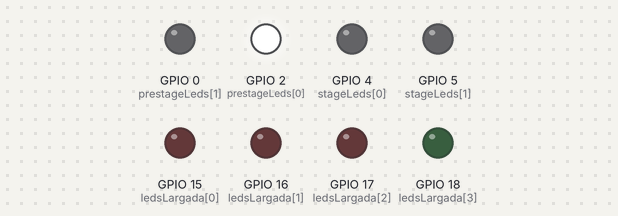
Recording of a sketch running on a simulated ESP32. On the bench: output pins drawn as LEDs (lit = HIGH).

Above: at 0.1 s.
At 2.1 s:
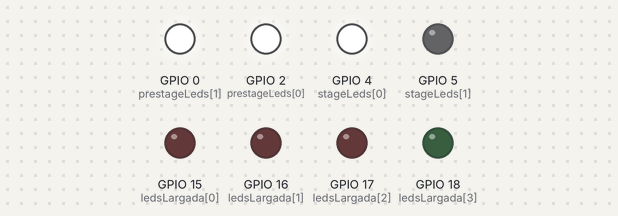
At 4.1 s:
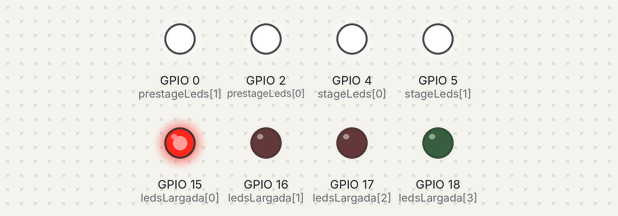
At 6.1 s:
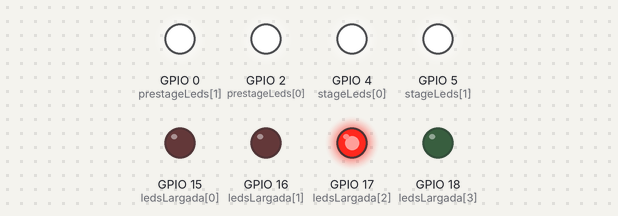
At 8.1 s:
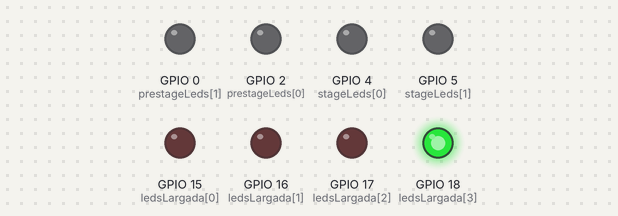
At 13.1 s:
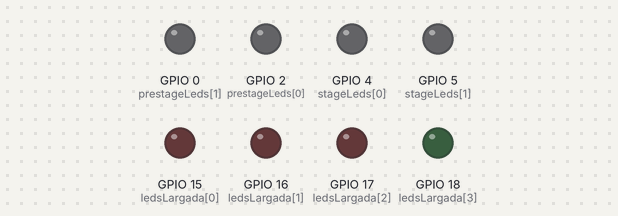
Timing chart, 0 to 14.6 s (numbered marks = the images above):
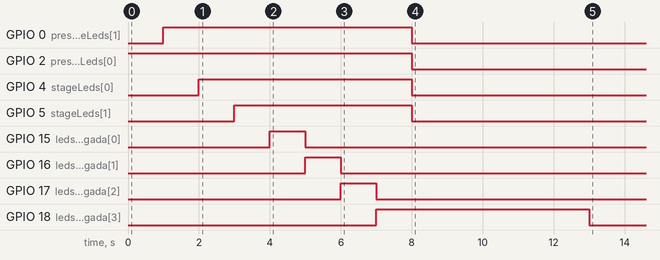

The sketch:

sketch.ino
```cpp
const int prestageLeds[] = {2, 0};
const int stageLeds[] = {4, 5};
const int ledsLargada[] = {15,16,17,18};
const int numLedsPS = sizeof(prestageLeds) / sizeof(prestageLeds[0]);
const int numLedsS = sizeof(stageLeds) / sizeof(stageLeds[0]);
const int numLedsL = sizeof(ledsLargada) / sizeof(ledsLargada[0]);
const int delayLeds = 1000;
const int delayFim = 5000;

void setup() {
  for (int i = 0; i < numLedsPS; i++){
    pinMode(prestageLeds[i], OUTPUT);
    digitalWrite(prestageLeds[i], HIGH);
    delay(delayLeds);
  }

  for (int i = 0; i < numLedsS; i++){
    pinMode(stageLeds[i], OUTPUT);
    digitalWrite(stageLeds[i], HIGH);
    delay(delayLeds);
  }

  for (int i = 0; i < numLedsL; i++){
    pinMode(ledsLargada[i], OUTPUT);
  }

  for (int i = 0; i < numLedsL; i++){
    digitalWrite(ledsLargada[i], HIGH);
     if (i == 3){
       delay(delayLeds);
       for (int i = 0; i < 2; i++){
         digitalWrite(prestageLeds[i], LOW);
         digitalWrite(stageLeds[i], LOW);
       }
       break;
     }
    delay(delayLeds);
    digitalWrite(ledsLargada[i], LOW);
  }

  delay(delayFim);
  digitalWrite(ledsLargada[3], LOW);
}

void loop() {

}
```
